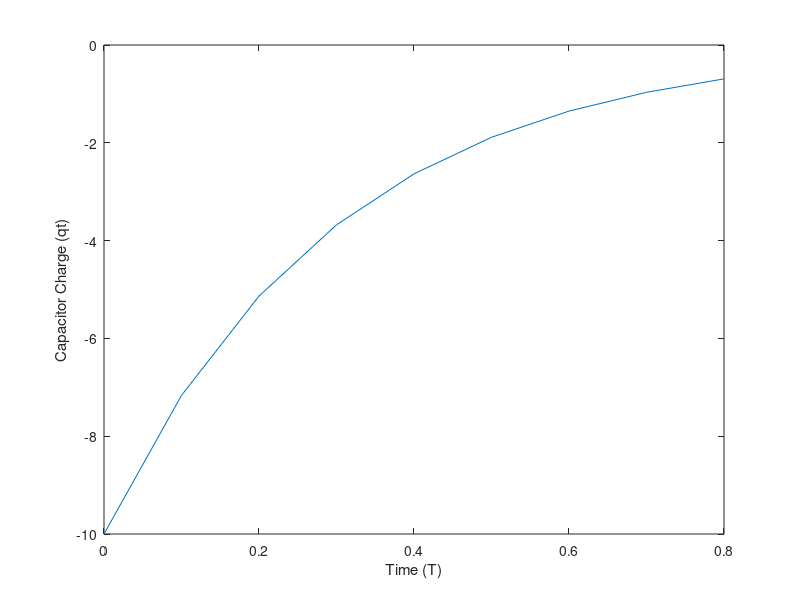

MATLAB code to generate this figure:
T = 0:0.1:0.8;
QO = 10;
R = 60;
L = 9;
C = 0.00005;
e = exp(1);
qt = QO.*((e).^((-R.*T)/(2.*L))) .* cos(sqrt((1/(L.*C))-((R/(2.*L))^(2)).*T))
plot (T, qt);
xlabel( 'Time (T)')
ylabel( 'Capacitor Charge (qt)')